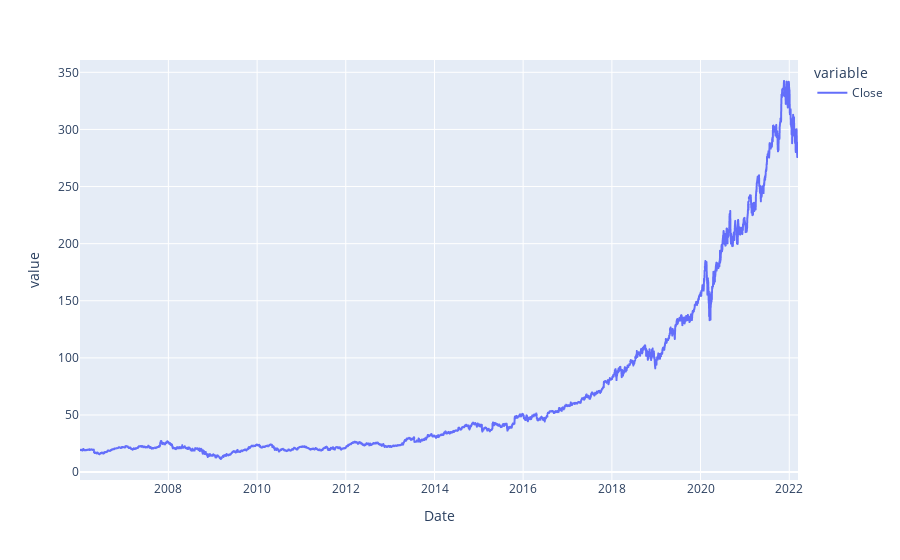

This figure's notebook cell:
### Code cell
# get amazon data
data = yf.Ticker('MSFT').history(period='1d', start='2006-1-3')
# data = yf.Ticker('AMZN').history(period='1d')
# data.plot(y='Close')
px.line(data, y=['Close'])

### Figure 1 — Plotly figure (JSON) as saved in the notebook; plotly's stock layout.template omitted (floating-point values rounded to 4 significant figures; data arrays with more than 128 entries replaced by an {"elided": "..."} marker saying what was removed)
{"data": [{"hovertemplate": "variable=Close<br>Date=%{x}<br>value=%{y}<extra></extra>", "legendgroup": "Close", "line": {"color": "#636efa", "dash": "solid"}, "marker": {"symbol": "circle"}, "mode": "lines", "name": "Close", "showlegend": true, "type": "scattergl", "x": {"elided": "4077 str values"}, "xaxis": "x", "y": {"elided": "4077 float values"}, "yaxis": "y"}], "layout": {"legend": {"title": {"text": "variable"}, "tracegroupgap": 0}, "margin": {"t": 60}, "xaxis": {"anchor": "y", "domain": [0, 1], "title": {"text": "Date"}}, "yaxis": {"anchor": "x", "domain": [0, 1], "title": {"text": "value"}}}}
